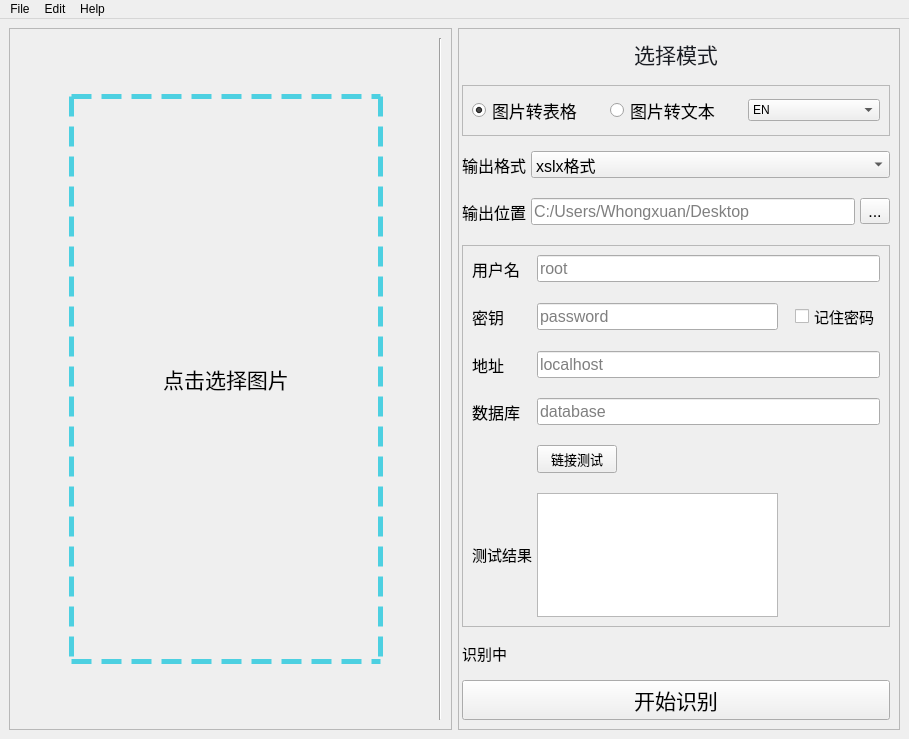
<?xml version="1.0" encoding="UTF-8"?>
<ui version="4.0">
 <class>MainWindow</class>
 <widget class="QMainWindow" name="MainWindow">
  <property name="enabled">
   <bool>true</bool>
  </property>
  <property name="geometry">
   <rect>
    <x>0</x>
    <y>0</y>
    <width>909</width>
    <height>739</height>
   </rect>
  </property>
  <property name="sizePolicy">
   <sizepolicy hsizetype="Preferred" vsizetype="Fixed">
    <horstretch>0</horstretch>
    <verstretch>0</verstretch>
   </sizepolicy>
  </property>
  <property name="sizeIncrement">
   <size>
    <width>0</width>
    <height>0</height>
   </size>
  </property>
  <property name="acceptDrops">
   <bool>true</bool>
  </property>
  <property name="windowTitle">
   <string>OCR</string>
  </property>
  <property name="layoutDirection">
   <enum>Qt::LeftToRight</enum>
  </property>
  <widget class="QWidget" name="centralwidget">
   <property name="contextMenuPolicy">
    <enum>Qt::NoContextMenu</enum>
   </property>
   <property name="acceptDrops">
    <bool>true</bool>
   </property>
   <layout class="QHBoxLayout" name="horizontalLayout">
    <item>
     <widget class="QFrame" name="img_selecter_layout">
      <property name="sizePolicy">
       <sizepolicy hsizetype="Preferred" vsizetype="Preferred">
        <horstretch>1</horstretch>
        <verstretch>0</verstretch>
       </sizepolicy>
      </property>
      <property name="acceptDrops">
       <bool>true</bool>
      </property>
      <property name="frameShape">
       <enum>QFrame::StyledPanel</enum>
      </property>
      <property name="frameShadow">
       <enum>QFrame::Raised</enum>
      </property>
      <layout class="QGridLayout" name="gridLayout">
       <item row="1" column="0">
        <spacer name="horizontalSpacer">
         <property name="orientation">
          <enum>Qt::Horizontal</enum>
         </property>
         <property name="sizeHint" stdset="0">
          <size>
           <width>50</width>
           <height>20</height>
          </size>
         </property>
        </spacer>
       </item>
       <item row="1" column="2">
        <spacer name="horizontalSpacer_2">
         <property name="orientation">
          <enum>Qt::Horizontal</enum>
         </property>
         <property name="sizeType">
          <enum>QSizePolicy::Expanding</enum>
         </property>
         <property name="sizeHint" stdset="0">
          <size>
           <width>50</width>
           <height>20</height>
          </size>
         </property>
        </spacer>
       </item>
       <item row="0" column="3" rowspan="3">
        <widget class="Line" name="dividing_line">
         <property name="orientation">
          <enum>Qt::Vertical</enum>
         </property>
        </widget>
       </item>
       <item row="0" column="1">
        <spacer name="verticalSpacer">
         <property name="orientation">
          <enum>Qt::Vertical</enum>
         </property>
         <property name="sizeHint" stdset="0">
          <size>
           <width>20</width>
           <height>50</height>
          </size>
         </property>
        </spacer>
       </item>
       <item row="2" column="1">
        <spacer name="verticalSpacer_2">
         <property name="orientation">
          <enum>Qt::Vertical</enum>
         </property>
         <property name="sizeHint" stdset="0">
          <size>
           <width>20</width>
           <height>50</height>
          </size>
         </property>
        </spacer>
       </item>
       <item row="1" column="1">
        <widget class="QButtonLabel" name="img_select_lable">
         <property name="enabled">
          <bool>true</bool>
         </property>
         <property name="sizePolicy">
          <sizepolicy hsizetype="Expanding" vsizetype="Minimum">
           <horstretch>10</horstretch>
           <verstretch>5</verstretch>
          </sizepolicy>
         </property>
         <property name="minimumSize">
          <size>
           <width>141</width>
           <height>41</height>
          </size>
         </property>
         <property name="font">
          <font>
           <family>黑体</family>
           <pointsize>16</pointsize>
           <weight>50</weight>
           <italic>false</italic>
           <bold>false</bold>
          </font>
         </property>
         <property name="cursor">
          <cursorShape>PointingHandCursor</cursorShape>
         </property>
         <property name="mouseTracking">
          <bool>true</bool>
         </property>
         <property name="tabletTracking">
          <bool>false</bool>
         </property>
         <property name="contextMenuPolicy">
          <enum>Qt::DefaultContextMenu</enum>
         </property>
         <property name="acceptDrops">
          <bool>true</bool>
         </property>
         <property name="autoFillBackground">
          <bool>false</bool>
         </property>
         <property name="styleSheet">
          <string notr="true">border-color: rgb(77, 208, 225);
border-width: 5px;
font: 16pt &quot;黑体&quot;;
border-style: dashed;</string>
         </property>
         <property name="frameShape">
          <enum>QFrame::NoFrame</enum>
         </property>
         <property name="text">
          <string>点击选择图片</string>
         </property>
         <property name="textFormat">
          <enum>Qt::PlainText</enum>
         </property>
         <property name="alignment">
          <set>Qt::AlignCenter</set>
         </property>
         <property name="margin">
          <number>2</number>
         </property>
         <property name="openExternalLinks">
          <bool>true</bool>
         </property>
        </widget>
       </item>
      </layout>
     </widget>
    </item>
    <item>
     <widget class="QFrame" name="mode_selecter_layout">
      <property name="sizePolicy">
       <sizepolicy hsizetype="Preferred" vsizetype="Preferred">
        <horstretch>1</horstretch>
        <verstretch>0</verstretch>
       </sizepolicy>
      </property>
      <property name="acceptDrops">
       <bool>true</bool>
      </property>
      <property name="frameShape">
       <enum>QFrame::StyledPanel</enum>
      </property>
      <property name="frameShadow">
       <enum>QFrame::Raised</enum>
      </property>
      <layout class="QVBoxLayout" name="verticalLayout">
       <property name="spacing">
        <number>15</number>
       </property>
       <property name="leftMargin">
        <number>3</number>
       </property>
       <property name="topMargin">
        <number>9</number>
       </property>
       <item>
        <widget class="QLabel" name="mode_lable">
         <property name="sizePolicy">
          <sizepolicy hsizetype="MinimumExpanding" vsizetype="Fixed">
           <horstretch>0</horstretch>
           <verstretch>0</verstretch>
          </sizepolicy>
         </property>
         <property name="palette">
          <palette>
           <active>
            <colorrole role="WindowText">
             <brush brushstyle="SolidPattern">
              <color alpha="255">
               <red>27</red>
               <green>30</green>
               <blue>37</blue>
              </color>
             </brush>
            </colorrole>
           </active>
           <inactive>
            <colorrole role="WindowText">
             <brush brushstyle="SolidPattern">
              <color alpha="255">
               <red>27</red>
               <green>30</green>
               <blue>37</blue>
              </color>
             </brush>
            </colorrole>
           </inactive>
           <disabled>
            <colorrole role="WindowText">
             <brush brushstyle="SolidPattern">
              <color alpha="255">
               <red>120</red>
               <green>120</green>
               <blue>120</blue>
              </color>
             </brush>
            </colorrole>
           </disabled>
          </palette>
         </property>
         <property name="font">
          <font>
           <family>华文中宋</family>
           <pointsize>16</pointsize>
           <weight>50</weight>
           <italic>false</italic>
           <bold>false</bold>
          </font>
         </property>
         <property name="styleSheet">
          <string notr="true">font: 16pt &quot;华文中宋&quot;;</string>
         </property>
         <property name="text">
          <string>选择模式</string>
         </property>
         <property name="alignment">
          <set>Qt::AlignCenter</set>
         </property>
        </widget>
       </item>
       <item>
        <widget class="QFrame" name="frame">
         <property name="sizePolicy">
          <sizepolicy hsizetype="Preferred" vsizetype="Fixed">
           <horstretch>0</horstretch>
           <verstretch>0</verstretch>
          </sizepolicy>
         </property>
         <property name="sizeIncrement">
          <size>
           <width>0</width>
           <height>0</height>
          </size>
         </property>
         <property name="frameShape">
          <enum>QFrame::StyledPanel</enum>
         </property>
         <property name="frameShadow">
          <enum>QFrame::Raised</enum>
         </property>
         <layout class="QHBoxLayout" name="horizontalLayout_2">
          <item>
           <widget class="QRadioButton" name="trans2table_radionButton">
            <property name="font">
             <font>
              <family>华文细黑</family>
              <pointsize>13</pointsize>
              <weight>50</weight>
              <italic>false</italic>
              <bold>false</bold>
             </font>
            </property>
            <property name="cursor">
             <cursorShape>PointingHandCursor</cursorShape>
            </property>
            <property name="autoFillBackground">
             <bool>false</bool>
            </property>
            <property name="styleSheet">
             <string notr="true">selection-color: rgb(85, 85, 255);
font: 13pt &quot;华文细黑&quot;;</string>
            </property>
            <property name="text">
             <string>图片转表格</string>
            </property>
            <property name="checked">
             <bool>true</bool>
            </property>
           </widget>
          </item>
          <item>
           <widget class="QRadioButton" name="trans2txt_raionButton">
            <property name="font">
             <font>
              <family>华文细黑</family>
              <pointsize>13</pointsize>
              <weight>50</weight>
              <italic>false</italic>
              <bold>false</bold>
             </font>
            </property>
            <property name="cursor">
             <cursorShape>PointingHandCursor</cursorShape>
            </property>
            <property name="styleSheet">
             <string notr="true">font: 13pt &quot;华文细黑&quot;;</string>
            </property>
            <property name="text">
             <string>图片转文本</string>
            </property>
           </widget>
          </item>
          <item>
           <widget class="QComboBox" name="comboBox">
            <property name="sizePolicy">
             <sizepolicy hsizetype="Preferred" vsizetype="Maximum">
              <horstretch>0</horstretch>
              <verstretch>0</verstretch>
             </sizepolicy>
            </property>
            <item>
             <property name="text">
              <string>EN</string>
             </property>
            </item>
            <item>
             <property name="text">
              <string>CN</string>
             </property>
            </item>
           </widget>
          </item>
         </layout>
        </widget>
       </item>
       <item>
        <layout class="QGridLayout" name="gridLayout_2">
         <property name="sizeConstraint">
          <enum>QLayout::SetDefaultConstraint</enum>
         </property>
         <property name="horizontalSpacing">
          <number>5</number>
         </property>
         <property name="verticalSpacing">
          <number>20</number>
         </property>
         <item row="0" column="0">
          <widget class="QLabel" name="form_select_lable">
           <property name="font">
            <font>
             <family>等线</family>
             <pointsize>12</pointsize>
             <weight>50</weight>
             <italic>false</italic>
             <bold>false</bold>
            </font>
           </property>
           <property name="styleSheet">
            <string notr="true">font: 12pt &quot;等线&quot;;</string>
           </property>
           <property name="text">
            <string>输出格式</string>
           </property>
           <property name="buddy">
            <cstring>form_select_box</cstring>
           </property>
          </widget>
         </item>
         <item row="4" column="0" colspan="3">
          <widget class="QFrame" name="dbconnector_frame">
           <property name="enabled">
            <bool>true</bool>
           </property>
           <property name="acceptDrops">
            <bool>true</bool>
           </property>
           <property name="frameShape">
            <enum>QFrame::StyledPanel</enum>
           </property>
           <property name="frameShadow">
            <enum>QFrame::Raised</enum>
           </property>
           <layout class="QGridLayout" name="gridLayout_3">
            <property name="bottomMargin">
             <number>9</number>
            </property>
            <property name="horizontalSpacing">
             <number>5</number>
            </property>
            <property name="verticalSpacing">
             <number>20</number>
            </property>
            <item row="6" column="0">
             <widget class="QLabel" name="test_result_lable">
              <property name="enabled">
               <bool>true</bool>
              </property>
              <property name="sizePolicy">
               <sizepolicy hsizetype="Maximum" vsizetype="Fixed">
                <horstretch>0</horstretch>
                <verstretch>0</verstretch>
               </sizepolicy>
              </property>
              <property name="font">
               <font>
                <family>等线</family>
                <pointsize>11</pointsize>
                <weight>9</weight>
                <italic>false</italic>
                <bold>false</bold>
               </font>
              </property>
              <property name="layoutDirection">
               <enum>Qt::LeftToRight</enum>
              </property>
              <property name="styleSheet">
               <string notr="true">font: 75 11pt &quot;等线&quot;;</string>
              </property>
              <property name="text">
               <string>测试结果</string>
              </property>
              <property name="alignment">
               <set>Qt::AlignLeading|Qt::AlignLeft|Qt::AlignTop</set>
              </property>
             </widget>
            </item>
            <item row="2" column="1" colspan="3">
             <widget class="QLineEdit" name="addr_Edit">
              <property name="enabled">
               <bool>true</bool>
              </property>
              <property name="font">
               <font>
                <pointsize>12</pointsize>
               </font>
              </property>
              <property name="inputMask">
               <string/>
              </property>
              <property name="text">
               <string/>
              </property>
              <property name="maxLength">
               <number>32767</number>
              </property>
              <property name="echoMode">
               <enum>QLineEdit::Normal</enum>
              </property>
              <property name="placeholderText">
               <string>localhost</string>
              </property>
             </widget>
            </item>
            <item row="4" column="0">
             <widget class="QLabel" name="database_lable">
              <property name="enabled">
               <bool>true</bool>
              </property>
              <property name="font">
               <font>
                <family>等线</family>
                <pointsize>12</pointsize>
                <weight>9</weight>
                <italic>false</italic>
                <bold>false</bold>
               </font>
              </property>
              <property name="styleSheet">
               <string notr="true">font: 75 12pt &quot;等线&quot;;</string>
              </property>
              <property name="text">
               <string>数据库</string>
              </property>
              <property name="buddy">
               <cstring>database_Edit</cstring>
              </property>
             </widget>
            </item>
            <item row="5" column="1">
             <widget class="QPushButton" name="link_test_button">
              <property name="enabled">
               <bool>true</bool>
              </property>
              <property name="sizePolicy">
               <sizepolicy hsizetype="Fixed" vsizetype="Fixed">
                <horstretch>0</horstretch>
                <verstretch>0</verstretch>
               </sizepolicy>
              </property>
              <property name="font">
               <font>
                <family>华文细黑</family>
                <pointsize>10</pointsize>
               </font>
              </property>
              <property name="cursor">
               <cursorShape>PointingHandCursor</cursorShape>
              </property>
              <property name="text">
               <string>链接测试</string>
              </property>
             </widget>
            </item>
            <item row="1" column="1">
             <widget class="QLineEdit" name="passwd_Edit">
              <property name="enabled">
               <bool>true</bool>
              </property>
              <property name="font">
               <font>
                <pointsize>12</pointsize>
               </font>
              </property>
              <property name="inputMask">
               <string/>
              </property>
              <property name="text">
               <string/>
              </property>
              <property name="maxLength">
               <number>32767</number>
              </property>
              <property name="echoMode">
               <enum>QLineEdit::Password</enum>
              </property>
              <property name="placeholderText">
               <string>password</string>
              </property>
             </widget>
            </item>
            <item row="4" column="1" colspan="3">
             <widget class="QLineEdit" name="database_Edit">
              <property name="enabled">
               <bool>true</bool>
              </property>
              <property name="font">
               <font>
                <pointsize>12</pointsize>
               </font>
              </property>
              <property name="inputMask">
               <string/>
              </property>
              <property name="text">
               <string/>
              </property>
              <property name="maxLength">
               <number>32767</number>
              </property>
              <property name="echoMode">
               <enum>QLineEdit::Normal</enum>
              </property>
              <property name="placeholderText">
               <string>database</string>
              </property>
             </widget>
            </item>
            <item row="0" column="1" colspan="3">
             <widget class="QLineEdit" name="usr_Edit">
              <property name="enabled">
               <bool>true</bool>
              </property>
              <property name="font">
               <font>
                <pointsize>12</pointsize>
               </font>
              </property>
              <property name="inputMask">
               <string/>
              </property>
              <property name="text">
               <string/>
              </property>
              <property name="placeholderText">
               <string>root</string>
              </property>
             </widget>
            </item>
            <item row="0" column="0">
             <widget class="QLabel" name="usr_lable">
              <property name="enabled">
               <bool>true</bool>
              </property>
              <property name="font">
               <font>
                <family>等线</family>
                <pointsize>12</pointsize>
                <weight>9</weight>
                <italic>false</italic>
                <bold>false</bold>
               </font>
              </property>
              <property name="styleSheet">
               <string notr="true">font: 75 12pt &quot;等线&quot;;</string>
              </property>
              <property name="text">
               <string>用户名</string>
              </property>
              <property name="buddy">
               <cstring>usr_Edit</cstring>
              </property>
             </widget>
            </item>
            <item row="2" column="0">
             <widget class="QLabel" name="addr_lable">
              <property name="enabled">
               <bool>true</bool>
              </property>
              <property name="font">
               <font>
                <family>等线</family>
                <pointsize>12</pointsize>
                <weight>9</weight>
                <italic>false</italic>
                <bold>false</bold>
               </font>
              </property>
              <property name="styleSheet">
               <string notr="true">font: 75 12pt &quot;等线&quot;;</string>
              </property>
              <property name="text">
               <string>地址</string>
              </property>
              <property name="buddy">
               <cstring>addr_Edit</cstring>
              </property>
             </widget>
            </item>
            <item row="1" column="0">
             <widget class="QLabel" name="passwd_lable">
              <property name="enabled">
               <bool>true</bool>
              </property>
              <property name="font">
               <font>
                <family>等线</family>
                <pointsize>12</pointsize>
                <weight>9</weight>
                <italic>false</italic>
                <bold>false</bold>
               </font>
              </property>
              <property name="styleSheet">
               <string notr="true">font: 75 12pt &quot;等线&quot;;</string>
              </property>
              <property name="text">
               <string>密钥</string>
              </property>
              <property name="buddy">
               <cstring>passwd_Edit</cstring>
              </property>
             </widget>
            </item>
            <item row="1" column="3">
             <widget class="QCheckBox" name="remeber_key_checkBox">
              <property name="font">
               <font>
                <family>等线</family>
                <pointsize>11</pointsize>
                <weight>9</weight>
                <italic>false</italic>
                <bold>false</bold>
               </font>
              </property>
              <property name="styleSheet">
               <string notr="true">font: 75 11pt &quot;等线&quot;;</string>
              </property>
              <property name="text">
               <string>记住密码</string>
              </property>
             </widget>
            </item>
            <item row="5" column="2">
             <widget class="QLabel" name="loading_label">
              <property name="sizePolicy">
               <sizepolicy hsizetype="Expanding" vsizetype="Preferred">
                <horstretch>0</horstretch>
                <verstretch>0</verstretch>
               </sizepolicy>
              </property>
              <property name="text">
               <string/>
              </property>
             </widget>
            </item>
            <item row="6" column="1">
             <widget class="QTextBrowser" name="test_result_browser">
              <property name="enabled">
               <bool>true</bool>
              </property>
              <property name="cursor" stdset="0">
               <cursorShape>ForbiddenCursor</cursorShape>
              </property>
              <property name="acceptDrops">
               <bool>false</bool>
              </property>
             </widget>
            </item>
           </layout>
          </widget>
         </item>
         <item row="1" column="1">
          <widget class="QLineEdit" name="output_Edit">
           <property name="enabled">
            <bool>true</bool>
           </property>
           <property name="font">
            <font>
             <pointsize>12</pointsize>
            </font>
           </property>
           <property name="inputMask">
            <string/>
           </property>
           <property name="text">
            <string/>
           </property>
           <property name="placeholderText">
            <string>C:/Users/Whongxuan/Desktop</string>
           </property>
          </widget>
         </item>
         <item row="1" column="0">
          <widget class="QLabel" name="output_lable">
           <property name="font">
            <font>
             <family>等线</family>
             <pointsize>12</pointsize>
             <weight>50</weight>
             <italic>false</italic>
             <bold>false</bold>
            </font>
           </property>
           <property name="styleSheet">
            <string notr="true">font: 12pt &quot;等线&quot;;</string>
           </property>
           <property name="text">
            <string>输出位置</string>
           </property>
           <property name="buddy">
            <cstring>output_Edit</cstring>
           </property>
          </widget>
         </item>
         <item row="1" column="2">
          <widget class="QToolButton" name="output_toolButton">
           <property name="font">
            <font>
             <pointsize>12</pointsize>
            </font>
           </property>
           <property name="cursor">
            <cursorShape>PointingHandCursor</cursorShape>
           </property>
           <property name="text">
            <string>...</string>
           </property>
          </widget>
         </item>
         <item row="0" column="1" colspan="2">
          <widget class="QComboBox" name="form_select_box">
           <property name="enabled">
            <bool>true</bool>
           </property>
           <property name="sizePolicy">
            <sizepolicy hsizetype="MinimumExpanding" vsizetype="Fixed">
             <horstretch>0</horstretch>
             <verstretch>0</verstretch>
            </sizepolicy>
           </property>
           <property name="font">
            <font>
             <pointsize>12</pointsize>
            </font>
           </property>
           <item>
            <property name="text">
             <string>xslx格式</string>
            </property>
           </item>
           <item>
            <property name="text">
             <string>csv格式</string>
            </property>
           </item>
           <item>
            <property name="text">
             <string>导入MySQL</string>
            </property>
           </item>
          </widget>
         </item>
        </layout>
       </item>
       <item>
        <widget class="QLabel" name="detect_status_label">
         <property name="enabled">
          <bool>true</bool>
         </property>
         <property name="sizePolicy">
          <sizepolicy hsizetype="Preferred" vsizetype="Fixed">
           <horstretch>0</horstretch>
           <verstretch>0</verstretch>
          </sizepolicy>
         </property>
         <property name="font">
          <font>
           <family>华文细黑</family>
           <pointsize>11</pointsize>
           <weight>50</weight>
           <italic>false</italic>
           <bold>false</bold>
          </font>
         </property>
         <property name="styleSheet">
          <string notr="true">font: 11pt &quot;华文细黑&quot;;</string>
         </property>
         <property name="text">
          <string>识别中</string>
         </property>
         <property name="alignment">
          <set>Qt::AlignBottom|Qt::AlignLeading|Qt::AlignLeft</set>
         </property>
        </widget>
       </item>
       <item>
        <widget class="QPushButton" name="detect_start_button">
         <property name="font">
          <font>
           <family>华文细黑</family>
           <pointsize>16</pointsize>
          </font>
         </property>
         <property name="cursor">
          <cursorShape>PointingHandCursor</cursorShape>
         </property>
         <property name="text">
          <string>开始识别</string>
         </property>
        </widget>
       </item>
      </layout>
     </widget>
    </item>
   </layout>
  </widget>
  <widget class="QMenuBar" name="menubar">
   <property name="geometry">
    <rect>
     <x>0</x>
     <y>0</y>
     <width>909</width>
     <height>22</height>
    </rect>
   </property>
   <widget class="QMenu" name="menuFile">
    <property name="title">
     <string>File</string>
    </property>
   </widget>
   <widget class="QMenu" name="menuEdit">
    <property name="title">
     <string>Edit</string>
    </property>
   </widget>
   <widget class="QMenu" name="menuHelp">
    <property name="title">
     <string>Help</string>
    </property>
   </widget>
   <addaction name="menuFile"/>
   <addaction name="menuEdit"/>
   <addaction name="menuHelp"/>
  </widget>
 </widget>
 <customwidgets>
  <customwidget>
   <class>QButtonLabel</class>
   <extends>QLabel</extends>
   <header location="global">UI.qbuttonlabel.h</header>
   <slots>
    <signal>clicked()</signal>
   </slots>
  </customwidget>
 </customwidgets>
 <tabstops>
  <tabstop>trans2table_radionButton</tabstop>
  <tabstop>trans2txt_raionButton</tabstop>
  <tabstop>comboBox</tabstop>
  <tabstop>form_select_box</tabstop>
  <tabstop>output_Edit</tabstop>
  <tabstop>output_toolButton</tabstop>
  <tabstop>usr_Edit</tabstop>
  <tabstop>passwd_Edit</tabstop>
  <tabstop>remeber_key_checkBox</tabstop>
  <tabstop>addr_Edit</tabstop>
  <tabstop>database_Edit</tabstop>
  <tabstop>link_test_button</tabstop>
  <tabstop>test_result_browser</tabstop>
  <tabstop>detect_start_button</tabstop>
 </tabstops>
 <resources/>
 <connections>
  <connection>
   <sender>trans2table_radionButton</sender>
   <signal>clicked(bool)</signal>
   <receiver>form_select_box</receiver>
   <slot>setEnabled(bool)</slot>
   <hints>
    <hint type="sourcelabel">
     <x>679</x>
     <y>92</y>
    </hint>
    <hint type="destinationlabel">
     <x>855</x>
     <y>147</y>
    </hint>
   </hints>
  </connection>
  <connection>
   <sender>trans2txt_raionButton</sender>
   <signal>clicked(bool)</signal>
   <receiver>form_select_box</receiver>
   <slot>setDisabled(bool)</slot>
   <hints>
    <hint type="sourcelabel">
     <x>793</x>
     <y>92</y>
    </hint>
    <hint type="destinationlabel">
     <x>735</x>
     <y>139</y>
    </hint>
   </hints>
  </connection>
  <connection>
   <sender>trans2txt_raionButton</sender>
   <signal>clicked(bool)</signal>
   <receiver>output_Edit</receiver>
   <slot>setVisible(bool)</slot>
   <hints>
    <hint type="sourcelabel">
     <x>782</x>
     <y>93</y>
    </hint>
    <hint type="destinationlabel">
     <x>639</x>
     <y>186</y>
    </hint>
   </hints>
  </connection>
  <connection>
   <sender>trans2txt_raionButton</sender>
   <signal>clicked(bool)</signal>
   <receiver>output_toolButton</receiver>
   <slot>setVisible(bool)</slot>
   <hints>
    <hint type="sourcelabel">
     <x>802</x>
     <y>87</y>
    </hint>
    <hint type="destinationlabel">
     <x>867</x>
     <y>177</y>
    </hint>
   </hints>
  </connection>
  <connection>
   <sender>trans2txt_raionButton</sender>
   <signal>clicked(bool)</signal>
   <receiver>output_lable</receiver>
   <slot>setVisible(bool)</slot>
   <hints>
    <hint type="sourcelabel">
     <x>783</x>
     <y>87</y>
    </hint>
    <hint type="destinationlabel">
     <x>510</x>
     <y>183</y>
    </hint>
   </hints>
  </connection>
  <connection>
   <sender>trans2txt_raionButton</sender>
   <signal>clicked(bool)</signal>
   <receiver>dbconnector_frame</receiver>
   <slot>setHidden(bool)</slot>
   <hints>
    <hint type="sourcelabel">
     <x>729</x>
     <y>98</y>
    </hint>
    <hint type="destinationlabel">
     <x>765</x>
     <y>215</y>
    </hint>
   </hints>
  </connection>
 </connections>
</ui>
